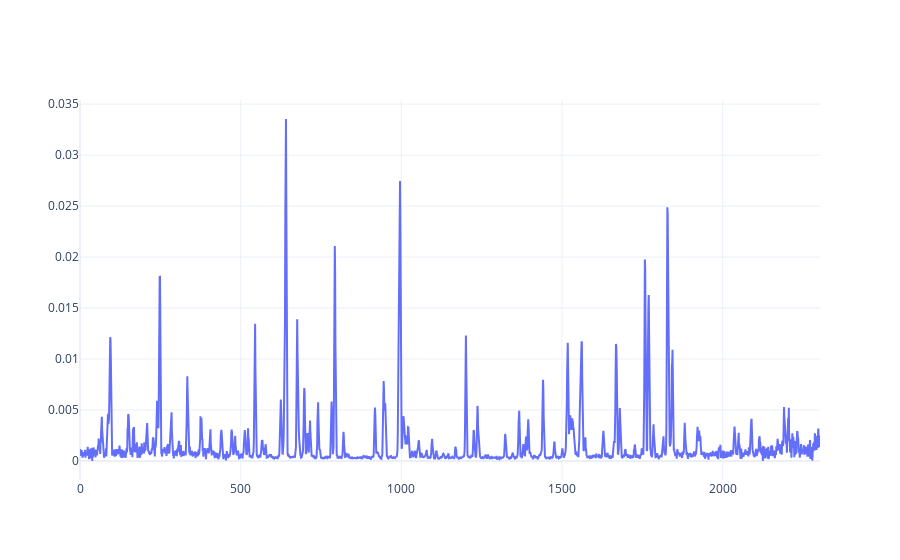

This figure's notebook cell:
### Markdown cell above
# Orders

### Code cell
#nord = 3
#orders = range(3,10)
orders = range(h2.order_spectra.shape[1])
def plotfunc(nord):
    x = np.arange(cb.DIMW)
    y = (h2.order_spectra[0,nord]-subtract[nord])/sphr.order_spectra[0,nord]

    pg_data = [go.Scatter(x=x,y=y,name = nord)]
    fig = go.Figure(data=pg_data)
    fig.update_layout(template='plotly_white')
    fig.show()

interact(plotfunc, nord = widgets.Dropdown(options=orders,value=3,description='order'))

### Figure 1 — Plotly figure (JSON) as saved in the notebook; plotly's stock layout.template omitted (floating-point values rounded to 4 significant figures; data arrays with more than 128 entries replaced by an {"elided": "..."} marker saying what was removed)
{"data": [{"name": "1", "type": "scatter", "x": {"elided": "2304 int values"}, "y": {"elided": "2304 float values"}}], "layout": {}}
